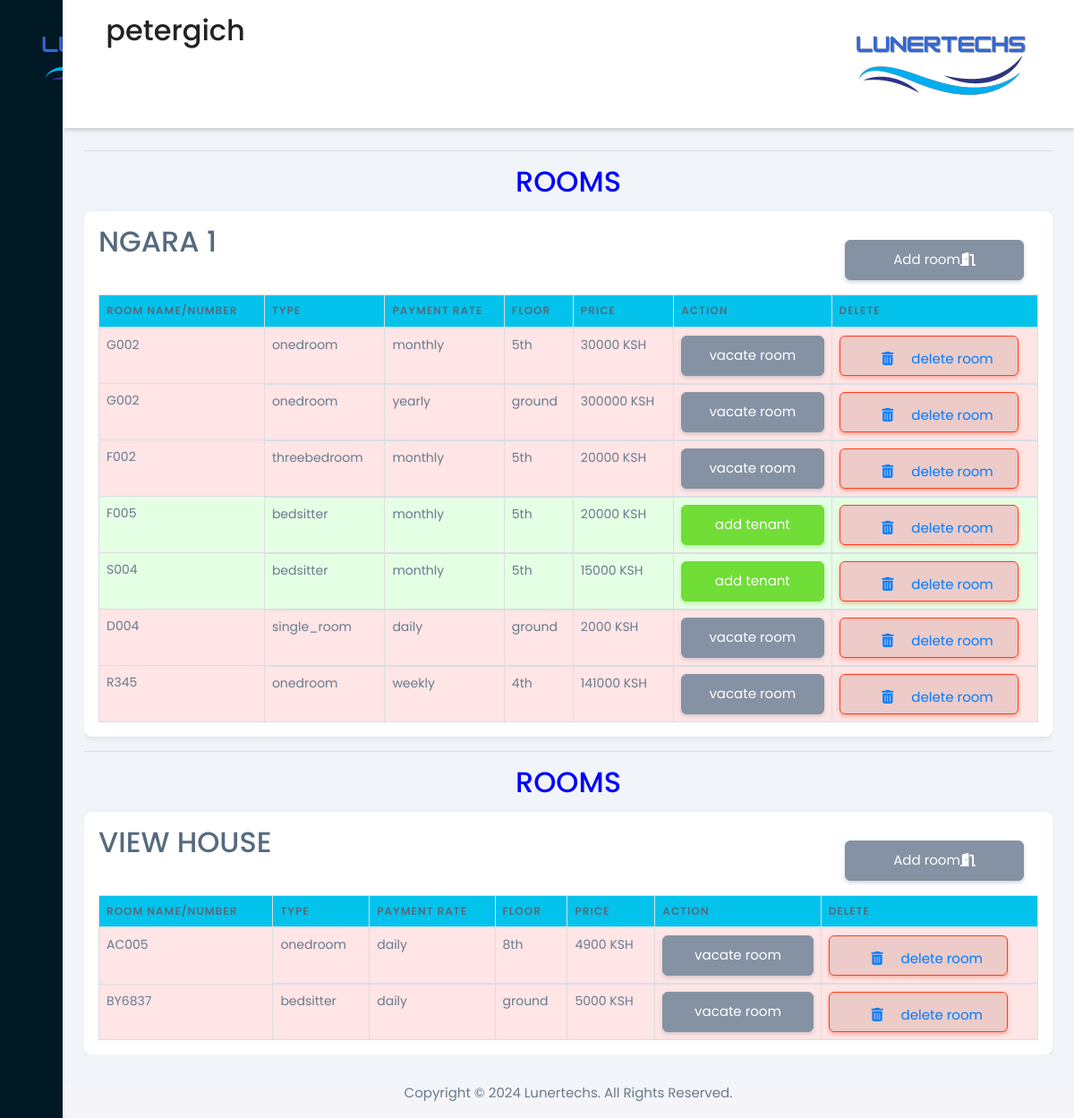
The app's page /rooms (signed in) with its own data.
### rentalapp/models.py (models this page shows, shortened)
class House(models.Model):
    name = models.CharField(max_length=254, blank=False)
    owner = models.ForeignKey(Owner, null=True, on_delete=models.SET_NULL)
    cover_image = models.ImageField(upload_to='houses/')
    county = models.CharField(max_length=50)
    subcounty = models.CharField(max_length=50)
    ward = models.CharField(max_length=50)
    latitude = models.DecimalField(max_digits=9, decimal_places=6)
    longitude = models.DecimalField(max_digits=9, decimal_places=6)
    no_houses = models.IntegerField(default=0)
    no_floors=models.IntegerField(default=1)

class Room(models.Model):
    SINGLE_ROOM = 'single_room'
    BEDSITTER = 'bedsitter'
    ONE_BEDROOM = 'one_bedroom'
    TWO_BEDROOM = 'two_bedroom'
    THREE_BEDROOM = 'three_bedroom'
    FOUR_BEDROOM = 'four_bedroom'
    FIVE_BEDROOM = 'five_bedroom'
    TYPE_CHOICES = [
        (SINGLE_ROOM, 'Single Room'),
        (BEDSITTER, 'Bedsitter'),
        (ONE_BEDROOM, 'One Bedroom'),
        (TWO_BEDROOM, 'Two Bedroom'),
        (THREE_BEDROOM, 'Three Bedroom'),
        (FOUR_BEDROOM, 'Four Bedroom'),
        (FIVE_BEDROOM, 'Five Bedroom'),
    ]
    house = models.ForeignKey(House, on_delete=models.CASCADE)
    htype = models.CharField(max_length=20, choices=TYPE_CHOICES)
    house_number = models.CharField(max_length=50)
    DAILY = "daily"
    WEEKLY = "weekly"
    MONTHLY = "monthly"
    YEARLY = "yearly"
    RATE_CHOICES = [
        (DAILY, "Daily"),
        (WEEKLY, "Weekly"),
        (MONTHLY, "Monthly"),
        (YEARLY, "Yearly"),
    ]
    rate = models.CharField(max_length=50, choices=RATE_CHOICES)
    price = models.IntegerField(default=0)
    floor=models.CharField(max_length=50,default="ground")

### rentalapp/views.py (the view)
# urls.py: path("rooms",views.rooms,name="rooms"),
@login_required(login_url="ownerslogin")
def rooms(request):
    try:
        owner=Owner.objects.get(user=request.user)
        o_houses=owner_houses(owner)
        house_id=request.GET.get("houseid")
        instances_rooms=Room.objects.filter(house__owner=owner)
        objects=[]
        for house in o_houses:
            i_rooms=[]
            for instance in instances_rooms:
                if instance.house==house:
                    i_rooms.append({"room":instance,"status":status(instance)})
            if i_rooms!=[]:
                objects.append({"house":house,"rooms":i_rooms})
        return render(request, "rooms.html",{"objects":objects})
    except:
         logout(request)
         return redirect("ownerslogin")

### rentalapp/views.py (called while the page is built)
def owner_houses(user):
    if House.objects.filter(owner=user).exists():
        return House.objects.filter(owner=user)
    else:
        return None

def status(roomi):
    if Tenancy.objects.filter(room=roomi,is_current=True):
        return Tenancy.objects.get(room=roomi,is_current=True)
    else:
        return None

### templates/rooms.html (shortened to what this page needs)
{% load static %}
<!DOCTYPE html>
<html lang="en">
  <head>
    <link href="https://maxcdn.bootstrapcdn.com/bootstrap/4.5.2/css/bootstrap.min.css" rel="stylesheet">
    <link href="https://stackpath.bootstrapcdn.com/bootstrap/4.5.2/css/bootstrap.min.css" rel="stylesheet">
    <link
      rel="stylesheet"
      href="https://maxst.icons8.com/vue-static/landings/line-awesome/line-awesome/1.3.0/css/line-awesome.min.css"
    />
    <link rel="stylesheet" href="https://cdnjs.cloudflare.com/ajax/libs/font-awesome/6.0.0-beta3/css/all.min.css">
    <link href="https://maxcdn.bootstrapcdn.com/bootstrap/4.5.2/css/bootstrap.min.css" rel="stylesheet">
    <link href="https://stackpath.bootstrapcdn.com/bootstrap/4.5.2/css/bootstrap.min.css" rel="stylesheet">
    <link
      rel="stylesheet"
      href="https://maxst.icons8.com/vue-static/landings/line-awesome/line-awesome/1.3.0/css/line-awesome.min.css"
    />
    <link rel="stylesheet" href="https://unpkg.com/leaflet/dist/leaflet.css" />
    <link href="{% static 'styles.css' %}" rel="stylesheet" />
    <link href="{% static 'core.css' %}" rel="stylesheet" />
  </head>
  <body>
    <div class="sidebar">
      <div class="sidebar-brand">
        <h2>
        </h2>
      </div>
      <div class="sidebar-menu">
        <ul>
          <li>
            <a href="{% url 'ownershome' %}">
              <span class="las la-igloo"></span>
            </a>
          </li>
          <li>
            <a href="{% url 'ownersprofile' %}">
              <span class="las la-users"></span>
            </a>
          </li>
          <li>
            <a href="{% url 'tenants' %}">
              <span class="las la-id-card"></span>
            </a>
          </li>
          <li>
            <a href="{% url 'rooms' %}">
              <span class="las la-car"></span>
            </a>
          </li>
          <li>
            <a href="{% url 'addhouses' %}">
              <span class="las la-receipt"></span>
            </a>
          </li>
          <li>
            <a href="{% url "charges"%}">
              <span class="las la-clipboard-check"></span>
            </a>
          <li>
            <a href="#">
              <span class="las la-clipboard-check"></span>
            </a>
          </li>
          <li>
            <a href="#">
              <span class="las la-clipboard-check"></span>
            </a>
          </li>
        </ul>
        <ul class="bottom-menu">
          <li>
            <a href="#">
              <span class="las la-sign-out-alt"></span>
            </a>
          </li>
        </ul>
      </div>
    </div>
    <div class="main-content">
      <header>
        <h2>
          <label for="nav-toggle">
            <span class="las la-bars"></span>
          </label>
          {{ request.user.username }}
        </h2>
        <img style="position:relative;max-height:2%" src="{% static 'img/logo.png' %}">
      </header>
      <main style="margin-top:15vh;">
        <div class="scrollable-table">
          {% for house in objects%}
          <hr>
          <h2 style="text-align:center;color:blue">ROOMS</h2>
          <div style="min-width:max-content;"class="card p-3 ">
            <div style="display:flex;justify-content:space-between;">
              <h2>{{house.house.name}}</h2>
              <button class="btn btn-secondary m-3" onclick="addroom({{house.house.id}})">Add room<i class="fas fa-door-open"></i></button>
            </div>
          <table class="table">
            <thead>
              <tr class="bg-info">
                <th>ROOM NAME/NUMBER</th>
                <th>TYPE</th>
                <th>PAYMENT RATE</th>
                <th>FLOOR</th>
                <th>PRICE</th>
                <th>ACTION</th>
                <th>DELETE</th>
              </tr>
            </thead>
            <tbody>
              {% for room in house.rooms %}
              {% if room.status%}
              <tr style="background:rgba(250,0,0,0.1);cursor:pointer;"class="table rooms-row" onclick="popup({{room.room.id}})">
                <td style="font-size:14px">{{room.room.house_number}}</td>
                <td style="font-size:14px">{{room.room.htype}}</td>
                <td style="font-size:14px">{{room.room.rate}}</td>
                <td style="font-size:14px">{{room.room.floor}}</td>
                <td style="font-size:14px">{{room.room.price}} KSH</td>
                <td class=""style="font-size:14px;"><button class="btn btn-secondary">vacate room</button></td>
                <td class="p-2"style="font-size:14px"><button class="btn btn-danger"><i class="fas fa-trash-alt"></i>delete room</button></td>
              </tr>
                {% else%}
                <tr style="background:rgba(0,250,0,0.1);cursor:pointer;"class="table rooms-row" onclick="popup({{room.room.id}})">
                  <td style="font-size:14px">{{room.room.house_number}}</td>
                  <td style="font-size:14px">{{room.room.htype}}</td>
                  <td style="font-size:14px">{{room.room.rate}}</td>
                  <td style="font-size:14px">{{room.room.floor}}</td>
                  <td style="font-size:14px">{{room.room.price}} KSH</td>
                  <td onclick="addtenant('{{room.room.id}}')"class=""style="font-size:14px;"><button class="btn btn-success">add tenant</button></td>
                  <td class="p-2"style="font-size:14px"><button class="btn btn-danger"><i class="fas fa-trash-alt"></i>delete room</button></td>
                </tr>
              {% endif%}
              {% endfor %}
            </tbody>
          </table>
        </div>
          {% endfor %}
        </div>
      </main>
      <footer style="bottom-margin:0;">
        <p style="text-align: center;">Copyright &#169; 2024 Lunertechs. All Rights Reserved.</p>
      </footer>
    </div>
  </body>
</html>

### static/styles.css (style rules this page uses)
:root { --main-color: #011825; --color-dark: #311e1d; --text-grey: #8390a2; }
* { padding: 0; margin: 0; box-sizing: border-box; list-style-type: none; text-decoration: none; font-family: "Poppins", sans-serif; }
.sidebar { width: 345px; position: fixed; left: 0; top: 0; height: 100%; background: var(--main-color); z-index: 100%; transition: width 300ms; }
.sidebar-brand { height: 90px; padding: 1rem 0rem 1rem 2rem; color: #fff; }
.sidebar-menu { margin-top: 1rem; }
.sidebar-menu li { width: 100%; margin-bottom: 1.7rem; padding-left: 1rem; }
.sidebar-menu a { padding-left: 1rem; display: block; color: #fff; font-size: 1.1rem; }
.sidebar-menu a span:first-child { font-size: 1.5rem; padding-right: 1rem; }
.bottom-menu { list-style: none; padding: 0; position: absolute; bottom: 0; width: 100%; }
.bottom-menu li { display: block; padding: 10px 20px; background-color: var(--main-color); }
.bottom-menu li a { text-decoration: none; color: #fff; }
.main-content { transition: margin-left 300ms; margin-left: 345px; }
header { background: #fff; display: flex; justify-content: space-between; padding: 1rem 1.5rem; box-shadow: 2px 2px 5px rgba(0, 0, 0, 0.2); position: fixed; left: 345px; width: calc(100% - 345px); top: 0; z-index: 100; transition: width 300ms; }
header h2 { color: #222; }
header label span { font-size: 1.7rem; padding-right: 1rem; }
main { margin-top: 85px; padding: 2rem 1.5rem; background: #f1f5f9; min-height: calc(100vh - 90px); }
@media only screen and (max-width: 1200px) { .sidebar { width: 70px; } }
@media only screen and (max-width: 1200px) { .sidebar .sidebar-brand, .sidebar .sidebar li { padding-left: 1rem; text-align: center; } }
@media only screen and (max-width: 1200px) { .sidebar li a { padding-left: 0rem; } }
@media only screen and (max-width: 1200px) { .main-content { margin-left: 70px; } }
@media only screen and (max-width: 1200px) { .main-content header { width: calc(100% - 70px); left: 70px; } }
button { display: flex; align-items: center; justify-content: center; height: 45px; max-width: 200px; width: 100%; border: none; outline: none; color: #fff; border-radius: 5px; background-color: var(--main-color); transition: all 0.3s linear; cursor: pointer; }

### templates/rooms.html (style rules this page uses)
.scrollable-table { overflow-x: auto; }
.scrollable-table table { width: 100%; border-collapse: collapse; }
.scrollable-table th, .scrollable-table td { padding: 8px; text-align: left; border: 1px solid #ddd; }

### records on screen
House: house.name "NGARA 1"
Room: room.house_number "G002", room.htype "onedroom", room.rate "monthly", room.floor "5th", room.price "30000"
Room: room.house_number "G002", room.htype "onedroom", room.rate "yearly", room.floor "ground", room.price "300000"
Room: room.house_number "F002", room.htype "threebedroom", room.rate "monthly", room.floor "5th", room.price "20000"
Room: room.house_number "F005", room.htype "bedsitter", room.rate "monthly", room.floor "5th", room.price "20000"
Room: room.house_number "S004", room.htype "bedsitter", room.rate "monthly", room.floor "5th", room.price "15000"
Room: room.house_number "D004", room.htype "single_room", room.rate "daily", room.floor "ground", room.price "2000"
Room: room.house_number "R345", room.htype "onedroom", room.rate "weekly", room.floor "4th", room.price "141000"
House: house.name "VIEW HOUSE"
Room: room.house_number "AC005", room.htype "onedroom", room.rate "daily", room.floor "8th", room.price "4900"
Room: room.house_number "BY6837", room.htype "bedsitter", room.rate "daily", room.floor "ground", room.price "5000"

### other values on screen
{{ request.user.username }} "petergich"
